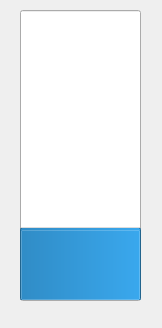
<?xml version="1.0" encoding="UTF-8"?>
<ui version="4.0">
 <class>BatteryIndicator</class>
 <widget class="QDialog" name="BatteryIndicator">
  <property name="geometry">
   <rect>
    <x>0</x>
    <y>0</y>
    <width>162</width>
    <height>328</height>
   </rect>
  </property>
  <property name="windowTitle">
   <string>BatteryIndicator</string>
  </property>
  <widget class="QProgressBar" name="batteryLevelBar">
   <property name="geometry">
    <rect>
     <x>20</x>
     <y>10</y>
     <width>121</width>
     <height>291</height>
    </rect>
   </property>
   <property name="autoFillBackground">
    <bool>false</bool>
   </property>
   <property name="value">
    <number>24</number>
   </property>
   <property name="orientation">
    <enum>Qt::Vertical</enum>
   </property>
   <property name="textDirection">
    <enum>QProgressBar::TopToBottom</enum>
   </property>
  </widget>
 </widget>
 <layoutdefault spacing="6" margin="11"/>
 <resources/>
 <connections/>
</ui>
